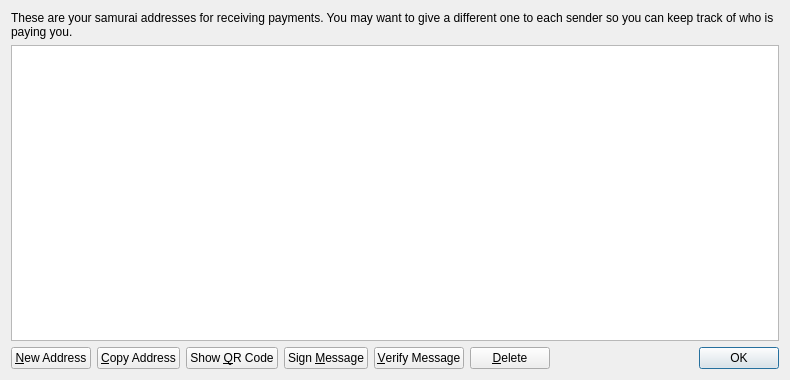
<?xml version="1.0" encoding="UTF-8"?>
<ui version="4.0">
 <class>AddressBookPage</class>
 <widget class="QWidget" name="AddressBookPage">
  <property name="geometry">
   <rect>
    <x>0</x>
    <y>0</y>
    <width>790</width>
    <height>380</height>
   </rect>
  </property>
  <property name="windowTitle">
   <string>Address Book</string>
  </property>
  <layout class="QVBoxLayout" name="verticalLayout">
   <item>
    <widget class="QLabel" name="labelExplanation">
     <property name="text">
      <string>These are your samurai addresses for receiving payments. You may want to give a different one to each sender so you can keep track of who is paying you.</string>
     </property>
     <property name="textFormat">
      <enum>Qt::PlainText</enum>
     </property>
     <property name="wordWrap">
      <bool>true</bool>
     </property>
    </widget>
   </item>
   <item>
    <widget class="QTableView" name="tableView">
     <property name="contextMenuPolicy">
      <enum>Qt::CustomContextMenu</enum>
     </property>
     <property name="toolTip">
      <string>Double-click to edit address or label</string>
     </property>
     <property name="tabKeyNavigation">
      <bool>false</bool>
     </property>
     <property name="alternatingRowColors">
      <bool>true</bool>
     </property>
     <property name="selectionMode">
      <enum>QAbstractItemView::SingleSelection</enum>
     </property>
     <property name="selectionBehavior">
      <enum>QAbstractItemView::SelectRows</enum>
     </property>
     <property name="sortingEnabled">
      <bool>true</bool>
     </property>
     <attribute name="verticalHeaderVisible">
      <bool>false</bool>
     </attribute>
    </widget>
   </item>
   <item>
    <layout class="QHBoxLayout" name="horizontalLayout">
     <item>
      <widget class="QPushButton" name="newAddressButton">
       <property name="toolTip">
        <string>Create a new address</string>
       </property>
       <property name="text">
        <string>&amp;New Address</string>
       </property>
       <property name="icon">
        <iconset resource="../bitcoin.qrc">
         <normaloff>:/icons/add</normaloff>:/icons/add</iconset>
       </property>
      </widget>
     </item>
     <item>
      <widget class="QPushButton" name="copyToClipboard">
       <property name="toolTip">
        <string>Copy the currently selected address to the system clipboard</string>
       </property>
       <property name="text">
        <string>&amp;Copy Address</string>
       </property>
       <property name="icon">
        <iconset resource="../bitcoin.qrc">
         <normaloff>:/icons/editcopy</normaloff>:/icons/editcopy</iconset>
       </property>
      </widget>
     </item>
     <item>
      <widget class="QPushButton" name="showQRCode">
       <property name="text">
        <string>Show &amp;QR Code</string>
       </property>
       <property name="icon">
        <iconset resource="../bitcoin.qrc">
         <normaloff>:/icons/qrcode</normaloff>:/icons/qrcode</iconset>
       </property>
      </widget>
     </item>
     <item>
      <widget class="QPushButton" name="signMessage">
       <property name="toolTip">
        <string>Sign a message to prove you own a samurai address</string>
       </property>
       <property name="text">
        <string>Sign &amp;Message</string>
       </property>
       <property name="icon">
        <iconset resource="../bitcoin.qrc">
         <normaloff>:/icons/edit</normaloff>:/icons/edit</iconset>
       </property>
      </widget>
     </item>
     <item>
      <widget class="QPushButton" name="verifyMessage">
       <property name="toolTip">
        <string>Verify a message to ensure it was signed with a specified samurai address</string>
       </property>
       <property name="text">
        <string>&amp;Verify Message</string>
       </property>
       <property name="icon">
        <iconset resource="../bitcoin.qrc">
         <normaloff>:/icons/transaction_0</normaloff>:/icons/transaction_0</iconset>
       </property>
      </widget>
     </item>
     <item>
      <widget class="QPushButton" name="deleteButton">
       <property name="toolTip">
        <string>Delete the currently selected address from the list</string>
       </property>
       <property name="text">
        <string>&amp;Delete</string>
       </property>
       <property name="icon">
        <iconset resource="../bitcoin.qrc">
         <normaloff>:/icons/remove</normaloff>:/icons/remove</iconset>
       </property>
      </widget>
     </item>
     <item>
      <spacer name="horizontalSpacer">
       <property name="orientation">
        <enum>Qt::Horizontal</enum>
       </property>
       <property name="sizeHint" stdset="0">
        <size>
         <width>40</width>
         <height>20</height>
        </size>
       </property>
      </spacer>
     </item>
     <item>
      <widget class="QDialogButtonBox" name="buttonBox">
       <property name="sizePolicy">
        <sizepolicy hsizetype="Maximum" vsizetype="Fixed">
         <horstretch>0</horstretch>
         <verstretch>0</verstretch>
        </sizepolicy>
       </property>
       <property name="standardButtons">
        <set>QDialogButtonBox::Ok</set>
       </property>
      </widget>
     </item>
    </layout>
   </item>
  </layout>
 </widget>
 <resources>
  <include location="../bitcoin.qrc"/>
 </resources>
 <connections/>
</ui>
